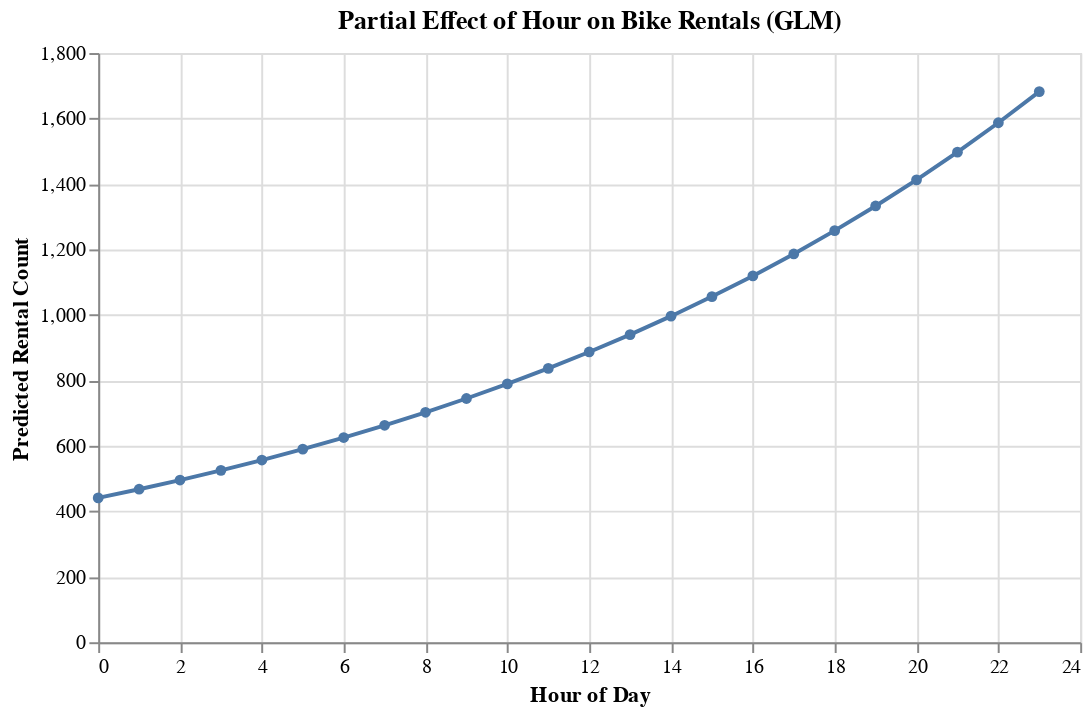

Notebook code for this chart:
### Code cell
# Plot the partial effect plot for Hour in GLM
# Define range of hours
hour_vals = np.arange(0, 24)

# Create base DataFrame for prediction
X_glm_hour = pd.DataFrame({
    'const': 1,
    'Hour': hour_vals,
    'Holiday': 0,
    'Spring': 0,
    'Summer': 0,
    'Winter': 0,
})

# Predict using fitted Negative Binomial GLM
y_pred_glm = nb_result.predict(X_glm_hour)

# Combine into plotting DataFrame
df_glm_hour = pd.DataFrame({
    'Hour': hour_vals,
    'Predicted Rentals (GLM)': y_pred_glm
})

alt.Chart(df_glm_hour).mark_line(point=True).encode(
    x=alt.X('Hour:Q', title='Hour of Day'),
    y=alt.Y('Predicted Rentals (GLM):Q', title='Predicted Rental Count'),
).properties(
    title='Partial Effect of Hour on Bike Rentals (GLM)',
    width=500,
    height=300
)

### Figure 1 — Vega-Lite specification as saved in the notebook (floating-point values rounded to 4 significant figures)
{"config": {"view": {"continuousWidth": 300, "continuousHeight": 300}}, "data": {"name": "data-18f9a1198f551d3c00ff17395c7d3742"}, "mark": {"type": "line", "point": true}, "encoding": {"x": {"field": "Hour", "title": "Hour of Day", "type": "quantitative"}, "y": {"field": "Predicted Rentals (GLM)", "title": "Predicted Rental Count", "type": "quantitative"}}, "height": 300, "title": "Partial Effect of Hour on Bike Rentals (GLM)", "width": 500, "$schema": "https://vega.github.io/schema/vega-lite/v5.8.0.json", "datasets": {"data-18f9a1198f551d3c00ff17395c7d3742": [{"Hour": 0, "Predicted Rentals (GLM)": 440.9}, {"Hour": 1, "Predicted Rentals (GLM)": 467.4}, {"Hour": 2, "Predicted Rentals (GLM)": 495.4}, {"Hour": 3, "Predicted Rentals (GLM)": 525.1}, {"Hour": 4, "Predicted Rentals (GLM)": 556.6}, {"Hour": 5, "Predicted Rentals (GLM)": 589.9}, {"Hour": 6, "Predicted Rentals (GLM)": 625.3}, {"Hour": 7, "Predicted Rentals (GLM)": 662.8}, {"Hour": 8, "Predicted Rentals (GLM)": 702.5}, {"Hour": 9, "Predicted Rentals (GLM)": 744.6}, {"Hour": 10, "Predicted Rentals (GLM)": 789.2}, {"Hour": 11, "Predicted Rentals (GLM)": 836.5}, {"Hour": 12, "Predicted Rentals (GLM)": 886.7}, {"Hour": 13, "Predicted Rentals (GLM)": 939.8}, {"Hour": 14, "Predicted Rentals (GLM)": 996.2}, {"Hour": 15, "Predicted Rentals (GLM)": 1056.0}, {"Hour": 16, "Predicted Rentals (GLM)": 1119.0}, {"Hour": 17, "Predicted Rentals (GLM)": 1186.0}, {"Hour": 18, "Predicted Rentals (GLM)": 1257.0}, {"Hour": 19, "Predicted Rentals (GLM)": 1333.0}, {"Hour": 20, "Predicted Rentals (GLM)": 1413.0}, {"Hour": 21, "Predicted Rentals (GLM)": 1497.0}, {"Hour": 22, "Predicted Rentals (GLM)": 1587.0}, {"Hour": 23, "Predicted Rentals (GLM)": 1682.0}]}}
